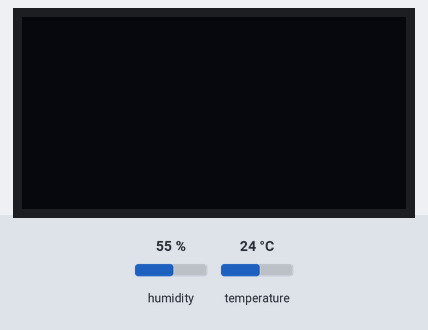
Simulated run of this sketch. Board: Arduino Uno, built with avr-gcc and run on an emulated ATmega328P. On the bench: 128×64 one-colour display. Inputs (shaded band) come from the test bench; at power-on: humidity 55 %, temperature 24 °C. The display library's start-up logo is not drawn.

Above: at 3.2 s.
3.3 s: humidity set to 22 %
At 12.5 s:
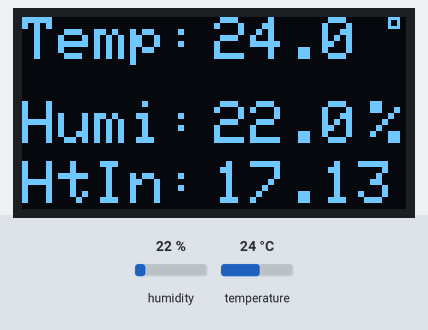
18.3 s: temperature set to 12 °C
At 22.6 s:
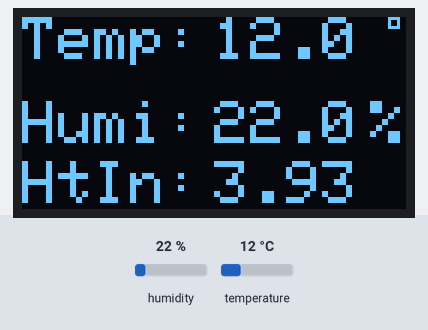
33.3 s: humidity set to 40 %
At 42.8 s:
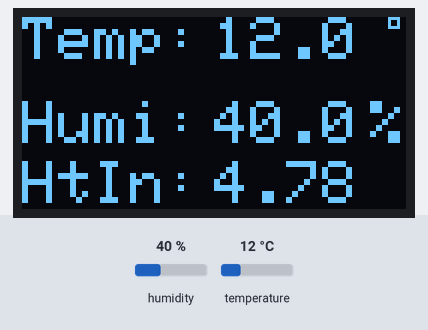
48.3 s: temperature set to 19 °C
At 53.0 s:
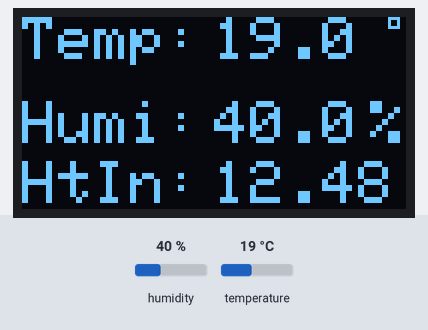
Timing chart, 0 to 54.5 s (numbered marks = the images above; inputs shaded):
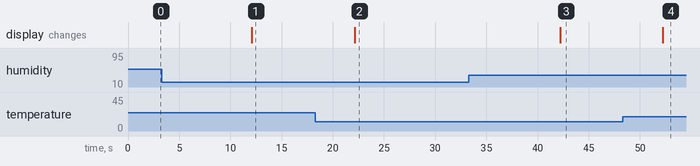

Measured:
- after the input at 3.3 s, the display: changes after 8.8 s (image 1)
- after the input at 18.3 s, the display: changes after 3.8 s (image 2)
- after the input at 33.3 s, the display: changes after 8.9 s (image 3)
- after the input at 48.3 s, the display: changes after 3.9 s (image 4)

The sketch:

dht22_ssd1306_v2.ino
```cpp
#include <SPI.h>
#include <Wire.h>
#include <Adafruit_GFX.h>
#include <Adafruit_SSD1306.h>
#include <DHT.h>

#define SCREEN_WIDTH 128 // OLED display width, in pixels
#define SCREEN_HEIGHT 64 // OLED display height, in pixels
#define OLED_RESET -1 // Reset pin # (or -1 if sharing Arduino reset pin) -1 or 4
#define SCREEN_ADDRESS 0x3C ///< See datasheet for Address; 0x3D for 128x64, 0x3C for 128x32
#define DHTTYPE DHT22 // DHT 22  (AM2302), AM2321
#define DHTPIN 2 // Digital pin connected to the DHT sensor

Adafruit_SSD1306 display(SCREEN_WIDTH, SCREEN_HEIGHT, & Wire, OLED_RESET);

DHT dht(DHTPIN, DHTTYPE);

// degree 10*16
/*static const unsigned char degree[] PROGMEM = {
  0x0f,0xc0,0x0f,0xc0,0x0c,0xc0,0x0c,0xc0,0x0f,0xc0,0x0f,0xc0,0x00,0x00,0x00,0x00,0x00,0x00,0x00,0x00,0x00,0x00,0x00,0x00,0x00,0x00,0x00,0x00,0x00,0x00,0x00,0x00
};*/

void setup() {

    dht.begin();
    // put your setup code here, to run once:
    display.begin(SSD1306_SWITCHCAPVCC, SCREEN_ADDRESS);

    //Serial.begin(9600);
    // Show initial display buffer contents on the screen --
    // the library initializes this with an Adafruit splash screen.
    display.display();
    delay(2000); // Pause for 2 seconds
    // Clear the buffer
    display.clearDisplay();

    // Draw a single pixel in white
    //display.drawPixel(10, 10, SSD1306_WHITE);
}


void loop() {
    // Wait a few seconds between measurements.
    delay(10000);
    display.clearDisplay();

    // Reading temperature or humidity takes about 250 milliseconds!
    // Sensor readings may also be up to 2 seconds 'old' (its a very slow sensor)
    float h = dht.readHumidity();
    // Read temperature as Celsius
    float t = dht.readTemperature();

    // Check if any reads failed and exit early (to try again).
    if (isnan(h) || isnan(t)) {
        //display.println(F("Failed to read from DHT sensor!"));
        return;
    }

    // Compute heat index in Celsius
    float hi = dht.computeHeatIndex(t, h);

    display.setTextColor(WHITE);
    display.setTextSize(2);

    display.setCursor(0, 0);
    display.print("Temp:");

    display.setCursor(64, 0);
    display.print(t, 1); // 小数点后一位

    display.setCursor(0, 28);
    display.print("Humi:");

    display.setCursor(64, 28);
    display.print(h, 1);  // 小数点后一位

    display.setCursor(0, 48);
    display.print("HtIn:");

    display.setCursor(64, 48);
    display.print(hi);

    // % ,
    display.setCursor(116,28);  // Start at top-left corner
    display.print("%");


    display.drawRect(122, 0, 4, 4, WHITE); // Put degree symbol ( ° )

    display.display();

}
```
